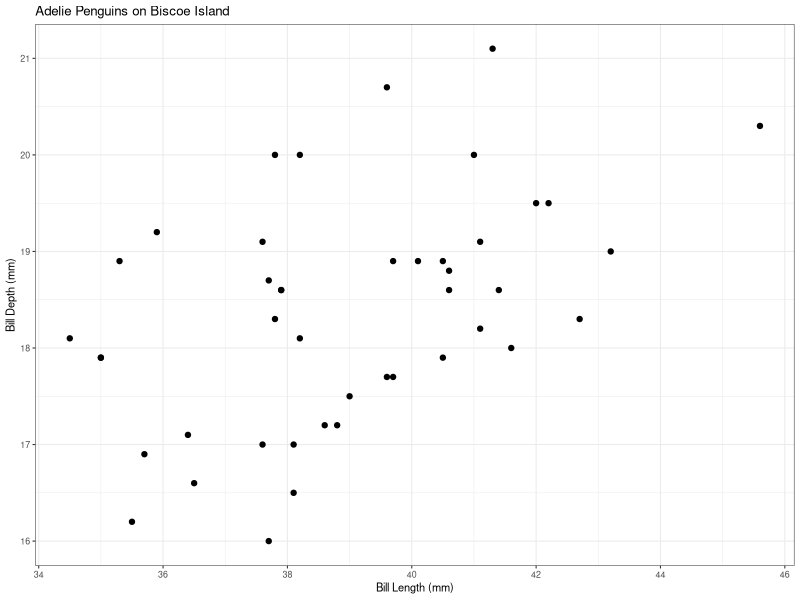
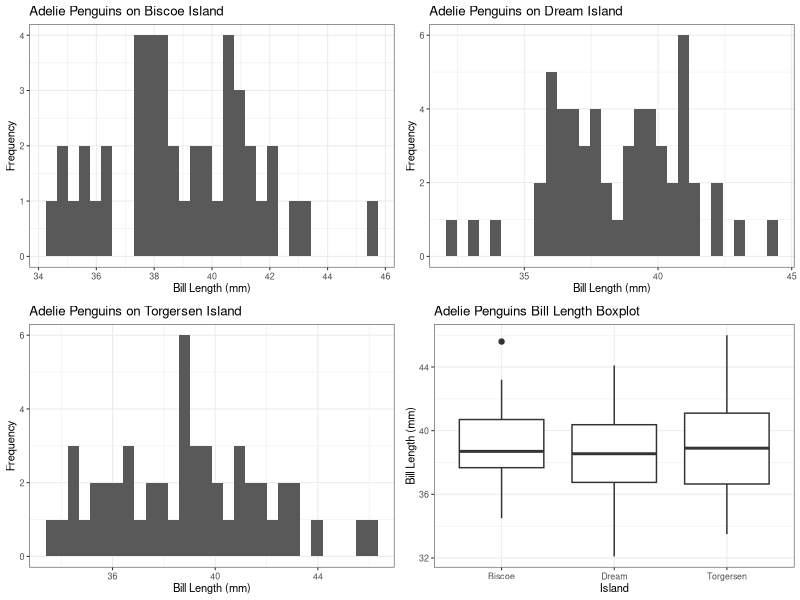
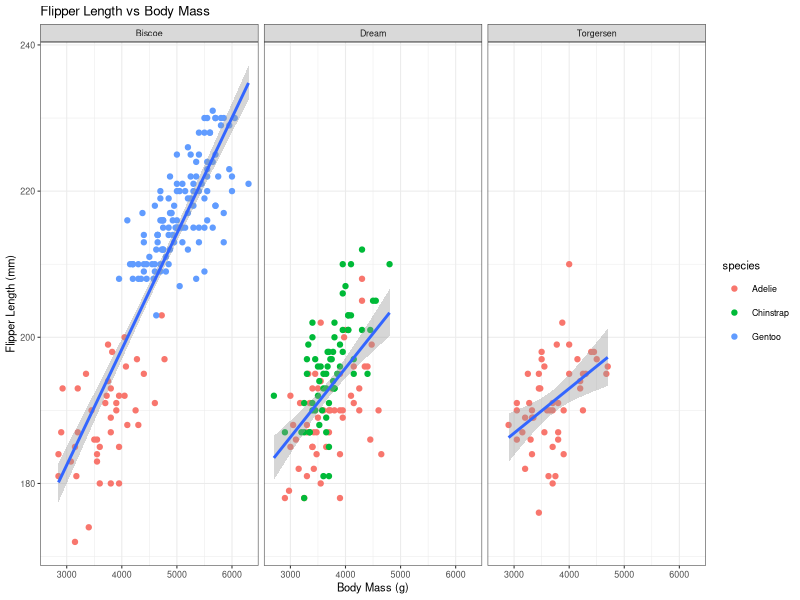
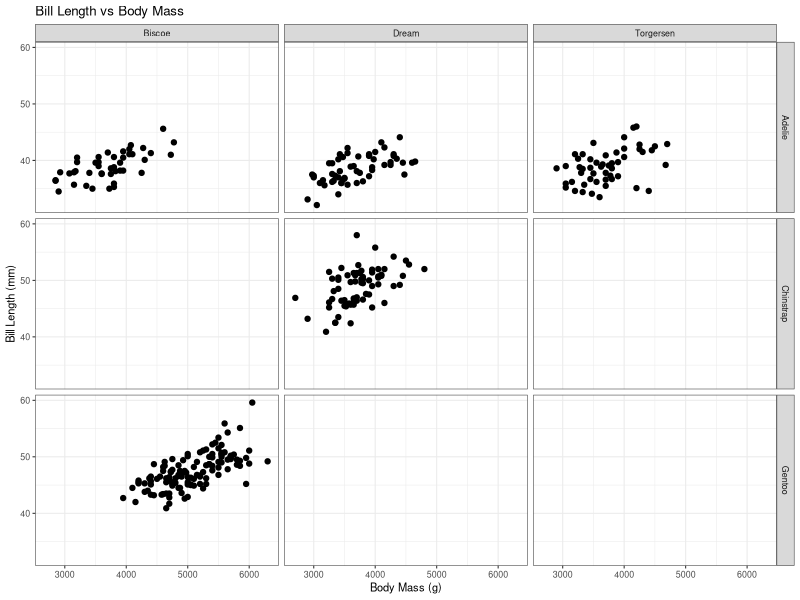
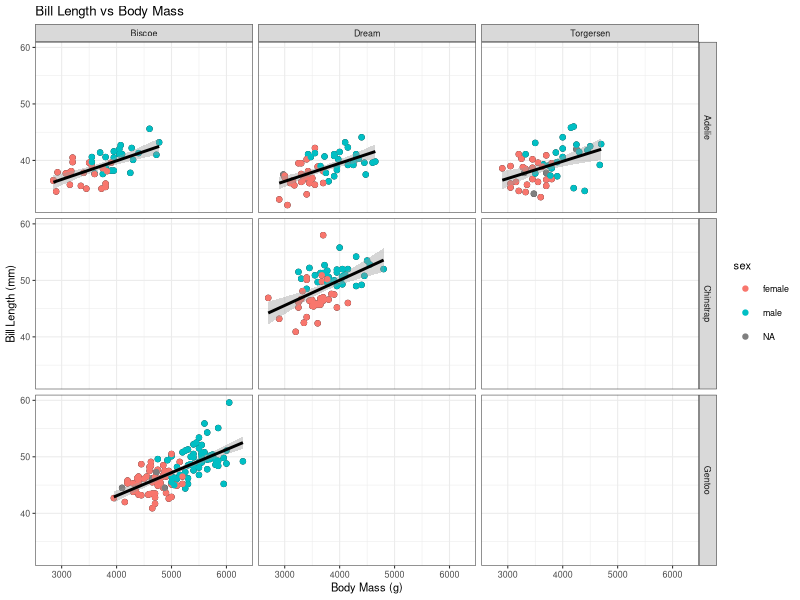

These figures' R source, in order:
## ---- chunk 1
knitr::opts_chunk$set(
  comment = "R>", 
  warning = FALSE, 
  message = FALSE,
  fig.width = 4.5,
  fig.height = 2.625,
  out.width = "75%",
  fig.asp = NULL, # control via width/height
  dpi = 300
)

ggplot2::theme_set(
  ggplot2::theme_minimal(base_size = 8)
)
ggplot2::theme_set(
  ggplot2::theme_bw(base_size = 8)
)
## ---- chunk 2
knitr::opts_chunk$set(
  echo = TRUE,
  eval = TRUE,
  warning = FALSE,
  message = FALSE,
  fig.width = 6,
  fig.asp = 0.65,
  out.width = "100%",
  fig.align = "center"
)
library(tidyverse)
library(ggpubr)
library(ggthemes)
## ---- chunk 3
# Read the Excel file into R
crops <- readxl::read_excel(here::here("data", "crops.xlsx"))
## ---- chunk 4
# Load the tidyverse package
library(tidyverse)

# Calculate the mean ± SD for crop mass within each combination of block and fertiliser
crops %>%
  group_by(block, fertilizer) %>%
  summarise(mean_mass = mean(mass), sd_mass = sd(mass))
## ---- chunk 5
#| fig-cap: "Adelie bill length vs. bill depth on Biscoe Island."
library(palmerpenguins) # ✓ 
library(tidyverse) # ✓ 
data(penguins)
head(penguins)

penguins %>% # ✓ 
  filter(island == "Biscoe" & species == "Adelie") %>%  # ✓ 
  ggplot(aes(x = bill_length_mm, y = bill_depth_mm)) +  # ✓ 
  geom_point() +  # ✓ 
  labs(title = "Adelie Penguins on Biscoe Island",  # ✓ 
         x = "Bill Length (mm)", # ✓ 
         y = "Bill Depth (mm)") # ✓ 
## ---- chunk 6
#| fig-cap: "Adelie bill length histograms by island plus overall boxplot."
library(ggpubr) # ✓

# Create histograms
adelie_biscoe <- penguins %>% # ✓ x 5
  filter(island == "Biscoe" & species == "Adelie") %>% 
  ggplot(aes(x = bill_length_mm)) + 
  geom_histogram() + 
  labs(title = "Adelie Penguins on Biscoe Island", 
       x = "Bill Length (mm)", 
       y = "Frequency")

adelie_dream <- penguins %>% # ✓ x 5
  filter(island == "Dream" & species == "Adelie") %>% 
  ggplot(aes(x = bill_length_mm)) + 
  geom_histogram() + 
  labs(title = "Adelie Penguins on Dream Island", 
       x = "Bill Length (mm)", 
       y = "Frequency")

adelie_torgersen <- penguins %>% # ✓ x 5
  filter(island == "Torgersen" & species == "Adelie") %>% 
  ggplot(aes(x = bill_length_mm)) + 
  geom_histogram() + 
  labs(title = "Adelie Penguins on Torgersen Island", 
       x = "Bill Length (mm)", 
       y = "Frequency")

# Create boxplot # ✓ x 5
adelie_boxplot <- penguins %>% 
  filter(species == "Adelie") %>% 
  ggplot(aes(x = island, y = bill_length_mm)) + 
  geom_boxplot() + 
  labs(title = "Adelie Penguins Bill Length Boxplot", 
       x = "Island", 
       y = "Bill Length (mm)")

# Combine figures # ✓ x 1
ggarrange(adelie_biscoe, adelie_dream, adelie_torgersen, adelie_boxplot, 
          ncol = 2, nrow = 2)
## ---- chunk 7
#| fig-cap: "Flipper length vs. body mass faceted by island and coloured by species."
penguins %>% # ✓ x 6
  ggplot(aes(x = body_mass_g, y = flipper_length_mm)) + 
  geom_point(aes(colour = species)) + 
  geom_smooth(method = "lm", se = TRUE) +
  facet_wrap(~island) + 
  labs(title = "Flipper Length vs Body Mass", 
       x = "Body Mass (g)",
       y = "Flipper Length (mm)")
## ---- chunk 8
#| fig-cap: "Bill length vs. body mass faceted by species and island."
grid_plt <-  penguins %>% # ✓ x 6
  ggplot(aes(x = body_mass_g, y = bill_length_mm)) + 
  geom_point() + 
  facet_grid(species ~ island) + 
  labs(title = "Bill Length vs Body Mass", 
       x = "Body Mass (g)",
       y = "Bill Length (mm)")
grid_plt
## ---- chunk 9
grid_plt +  # ✓ x 6
  geom_point(aes(col = sex)) +
  geom_smooth(method = "lm", se = TRUE, colour = "black")
